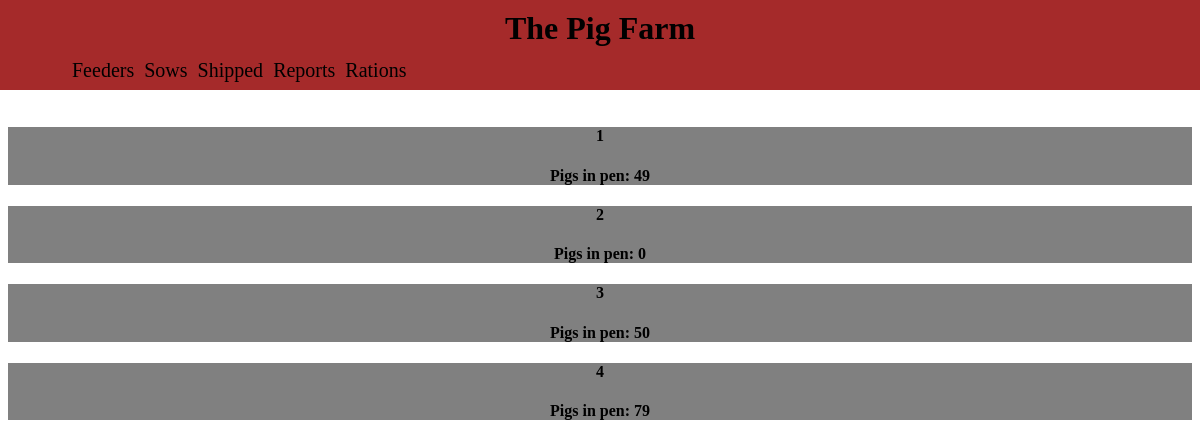
The page /pigs/ (signed in) on the database its author committed.
### pigs/models.py (models this page shows, shortened)
class Pigpen(models.Model):
    pen = models.CharField(max_length=2,primary_key=True)
    def __str__(self):
        return str(self.pen)
    class Meta:
        ordering = ['pen']

class Pigsinpen(models.Model):
    pigpen = models.ForeignKey(Pigpen,on_delete=models.CASCADE)
    pigs = models.PositiveIntegerField()
    pig_cost_total = models.DecimalField(max_digits=6,decimal_places=2)
    date = models.DateTimeField()
    notes = models.CharField(max_length = 300,blank=True,null = True)

### pigs/views.py (the view)
class indexview(LoginRequiredMixin, generic.ListView):
    model = Pigpen
    template_name = 'pigs/indexview.html'
    def get_context_data(self, **kwargs):
        context = super().get_context_data(**kwargs)
        context['sows'] = Sows.objects.all()
        return context

### pigs/templates/pigs/indexview.html (shortened to what this page needs)
﻿<!DOCTYPE html>
{% load static %}
<link rel="stylesheet" type="text/css" href="{% static 'pigs/indexviewstyles.css' %}" />
<link rel="stylesheet" type="text/css" href="{% static 'pigs/Generalstyles.css' %}" />
<html lang="en" xmlns="http://www.w3.org/1999/xhtml">
<head>
</head>
<body>
    <div class="header">
        <h1>The Pig Farm</h1>
        <ul>
        <li class="feederpigs"><a class="nostyle stay" href="#Feeders" onclick="testFunc(this)">Feeders</a></li>
        <li><a class="nostyle stay" href="#Sows" onclick="testFunc(this)">Sows</a></li>
        <li><a class="nostyle stay" href="{% url 'pigs:shippedpigs' %}">Shipped</a></li>
        <li><a class="nostyle stay" href="{% url 'pigs:chartjs' %}">Reports</a></li>
        <li><a class="nostyle stay" href="{% url 'pigs:rations' %}">Rations</a></li>
        </ul>
    </div>
        <div class="scroll"></div>
        <div class="containers" id="Feeders">
        {% for pen in pigpen_list %}
        <a class="pens" href="{% url 'pigs:pen' pen %}">
                <h4>{{pen}}</h4>
                {% for pig in pen.pigsinpen_set.all %}
                {% if forloop.last %}
                <h4>Pigs in pen: {{pig.pigs}} </h4>
                {%endif%}
                {%empty%}
                <h4>Pigs in pen: 0</h4>
                {%endfor%}
        </a>
        {%endfor%}
       </div>
</body>
</html>

### pigs/static/pigs/indexviewstyles.css (style rules this page uses)
.header { position:fixed; background:brown; right:0px; left:0px; top:0px; height:90px; z-index:3; }
.header h1 { margin:10px; text-align:center; }
.header ul { position:absolute; list-style:none; display:flex; margin:0 2px; overflow:hidden; left:5%; padding:0; bottom:8px; }
.header li { font-size:1.25rem; margin-left:10px; }
.scroll { position:relative; height:80px; }
.pens { display: block; text-align: center; text-decoration: none; color: black; background-color:gray; }

### pigs/static/pigs/Generalstyles.css (style rules this page uses)
a.nostyle { text-decoration:none; color:black; cursor:pointer; display:block; }

### rows shown on the page
Pigpen: pen "1"
Pigsinpen: pigs "49"
Pigpen: pen "2"
Pigsinpen: pigs "0"
Pigpen: pen "3"
Pigsinpen: pigs "50"
Pigpen: pen "4"
Pigsinpen: pigs "79"
